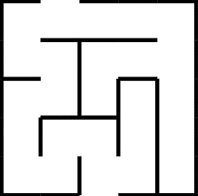
#> input picture test1.png, 198 x 196 px
$ jupyter execute img2array.ipynb
#> lines starting #> are read from the running program, lines starting #| are printed output that depends on the picture; after the words box and inside, x2 and y2 are one past the last pixel; in counts of white or black regions, pixels touching at a corner belong together
## Information is not lost for simple maze network

[cell 1]
# import the required packages
from PIL import Image
import numpy as np

# convert the maze image to grayscale
image = Image.open('test1.png').convert('L')
#> image is the input picture: PIL image 198x196 L; min 0, max 255, mean 223.3
w, h = image.size # get the dimenssions
#> w = 198; h = 196

# resize every image to a fixed shape
image = image.resize((100,100))
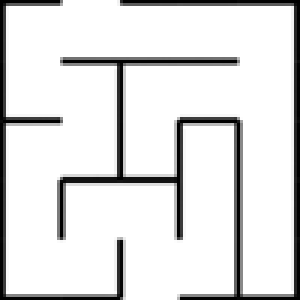
#> image: PIL image 100x100 L (shown 3 times larger); min 0, max 255, mean 223.2

# set all white pixels to 1 and black to 0
binary = image.point(lambda p: p > 128 and True)  # 0 is blocked and 1 is unblocked
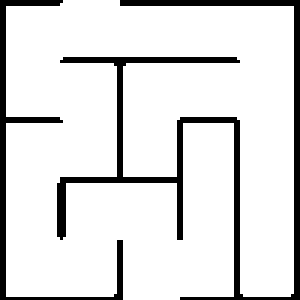
#> binary: PIL image 100x100 L (shown 3 times larger); values 0 (black) and 1 (white), 87.3% white; 2 black regions, box (x1, y1, x2, y2) and area: (19, 0, 100, 100) 919, (0, 0, 41, 100) 352

# Resize the binary so that we can reduce lot of 0's and 1's to traverse - this value is hardcoded for now
# we need to figure out a way to set w,h value without lossing information
binary = binary.resize((100,100),Image.NEAREST)
w, h = binary.size
#> w = 100; h = 100

# converting image to numpy array
nim = np.array(binary)

for r in range(h):
    for c in range(w):
        print(nim[r,c],end='')
    print()
#> this loop made 100 passes
#| 0000000000000000000001111111111111111111000000000000000000000000000000000000000000000000000000000000
#| 0000000000000000000011111111111111111111000000000000000000000000000000000000000000000000000000000000
#| 0011111111111111111111111111111111111111111111111111111111111111111111111111111111111111111111111100
#| 0011111111111111111111111111111111111111111111111111111111111111111111111111111111111111111111111100
#| 0011111111111111111111111111111111111111111111111111111111111111111111111111111111111111111111111100
#| 0011111111111111111111111111111111111111111111111111111111111111111111111111111111111111111111111100
#| 0011111111111111111111111111111111111111111111111111111111111111111111111111111111111111111111111100
#| 0011111111111111111111111111111111111111111111111111111111111111111111111111111111111111111111111100
#> (further printed lines are left out)

## Information is lost for a complex maze

[cell 2]
# import the required packages
from PIL import Image
import numpy as np

# convert the maze image to grayscale
image = Image.open('test2.jpg').convert('L')
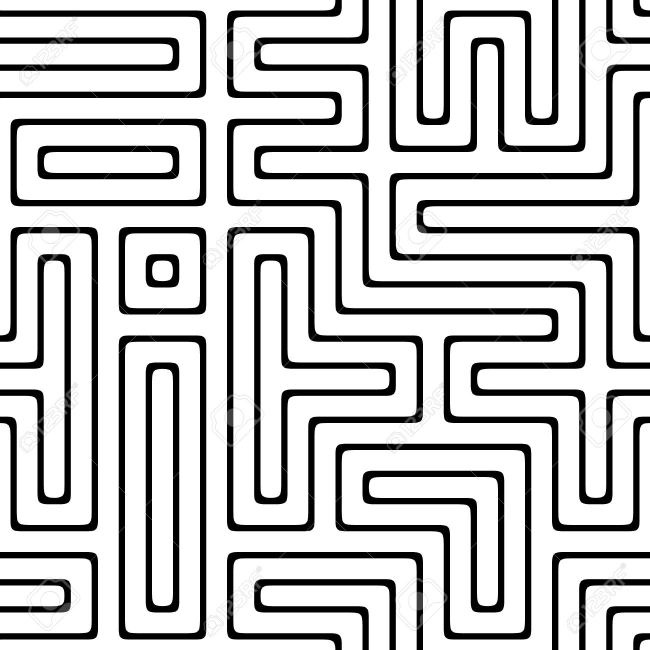
#> input picture test2.jpg, 1300 x 1300 px (shown at 1/2 size)
#> image is the input picture: PIL image 1300x1300 L; min 0, max 255, mean 195.9
w, h = image.size # get the dimenssions
#> w = 1300; h = 1300

# resize every image to a fixed shape
image = image.resize((100,100))
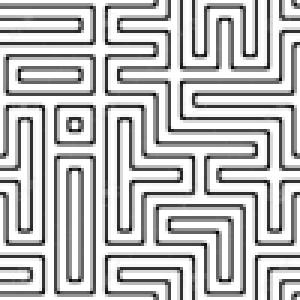
#> image: PIL image 100x100 L (shown 3 times larger); min 2, max 255, mean 193.2

# set all white pixels to 1 and black to 0
binary = image.point(lambda p: p > 128 and True)  # 0 is blocked and 1 is unblocked
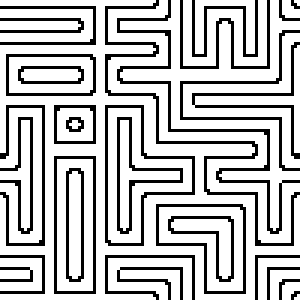
#> binary: PIL image 100x100 L (shown 3 times larger); values 0 (black) and 1 (white), 75.8% white; black in thin lines or dots

# Resize the binary so that we can reduce lot of 0's and 1's to traverse - this value is hardcoded for now
# we need to figure out a way to set w,h value without lossing information
binary = binary.resize((100,100),Image.NEAREST)
w, h = binary.size
#> w = 100; h = 100

# converting image to numpy array
nim = np.array(binary)

for r in range(h):
    for c in range(w):
        print(nim[r,c],end='')
    print()
